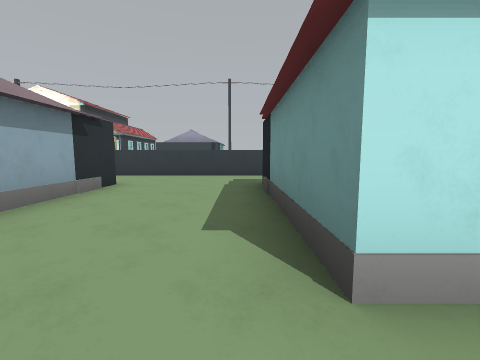
[1] (above)

21 first-person views from a walk through a 3-D level made in the Godot game engine. The camera is 1.3 m above the floor, tilts 6° down and sees 90° across. The floor is counted in squares, 2 m on a side. Each view is taken from the middle of a square. On the plan, view 1 faces up. The plan holds only what a view shows up to about 9 squares ahead; the rest is blank. The place goes on beyond the plan.

[2]
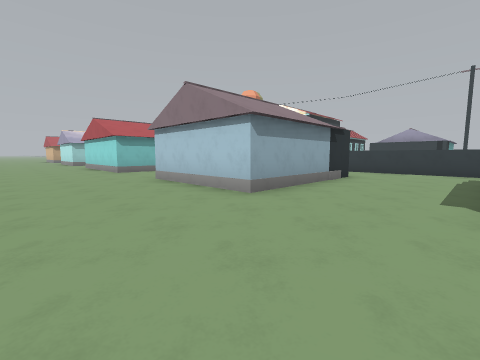

[3]
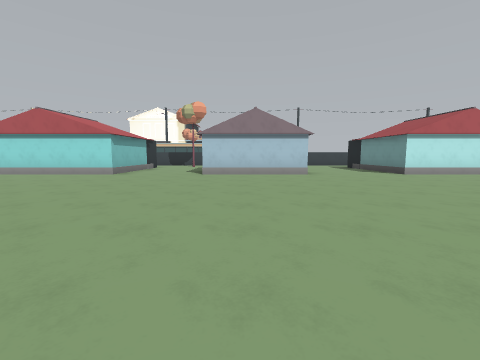

[4]
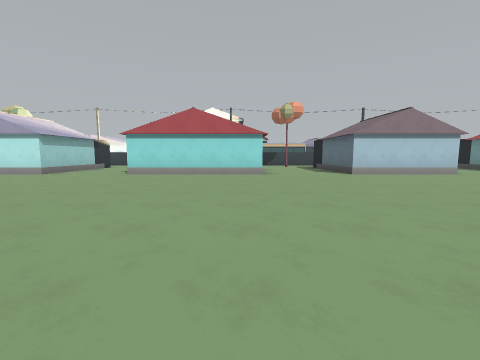

[5]
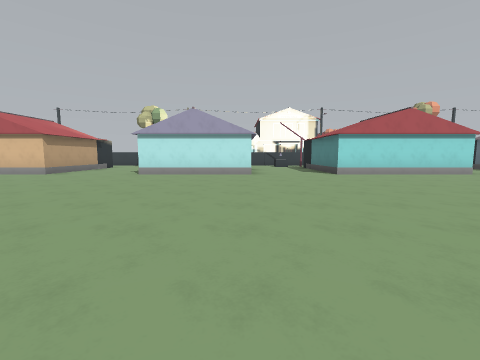

[6]
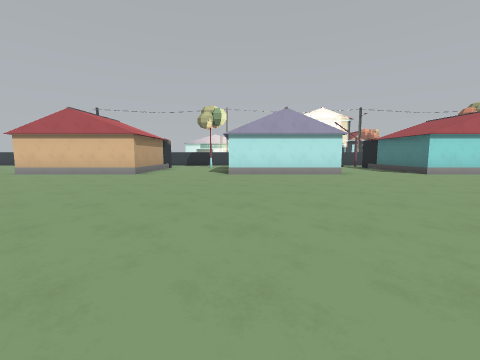

[7]
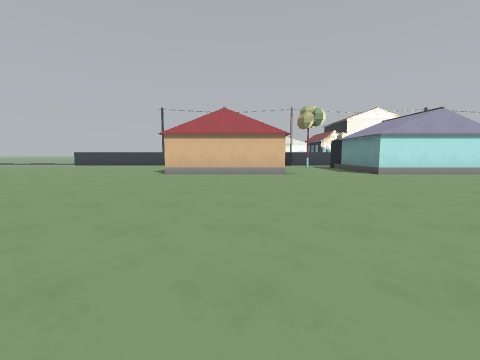

[8]
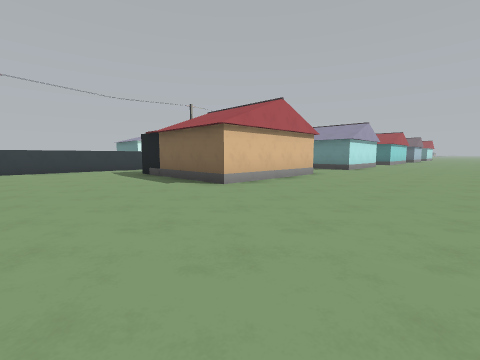

[9]
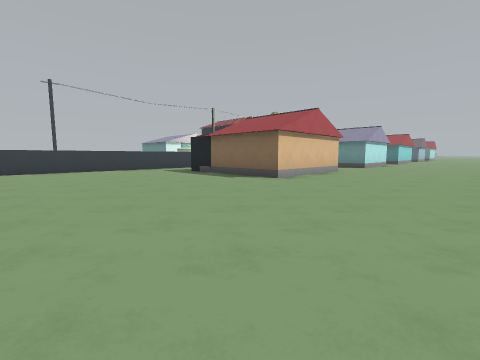

[10]
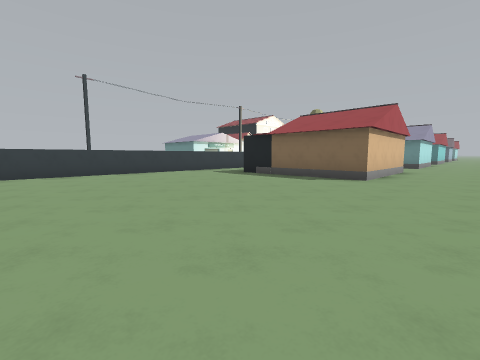

[11]
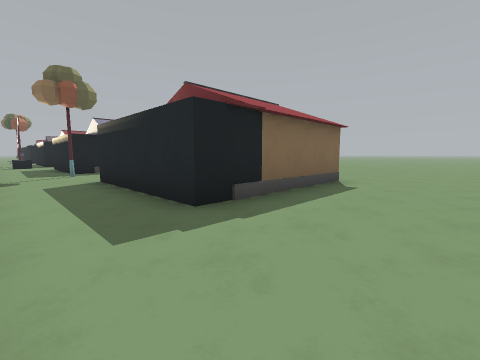

[12]
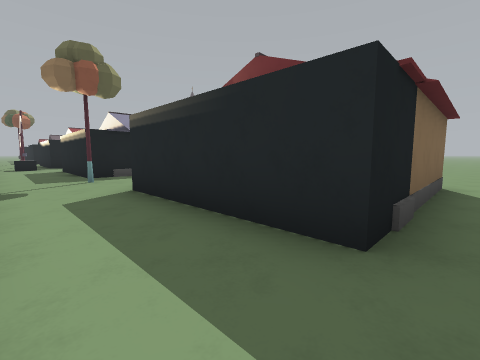

[13]
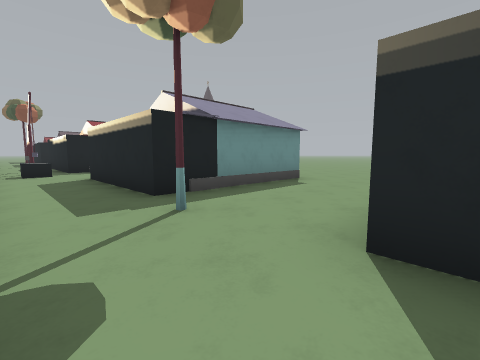

[14]
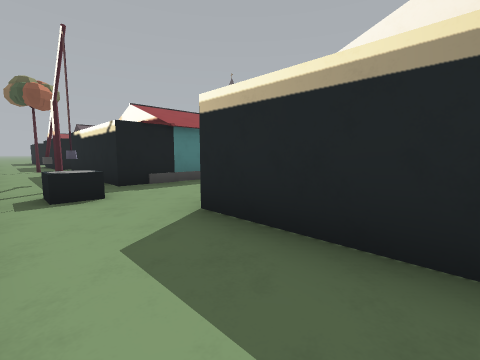

[15]
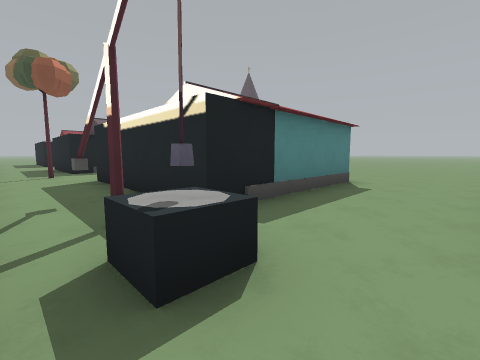

[16]
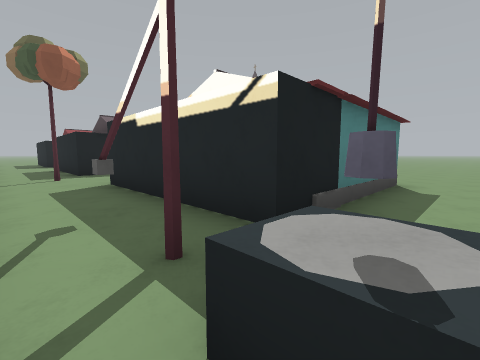

[17]
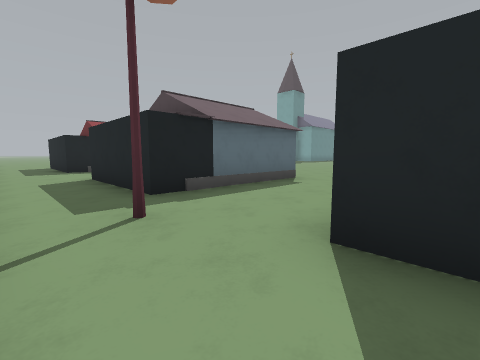

[18]
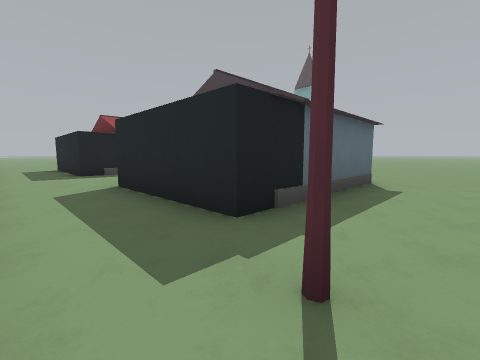

[19]
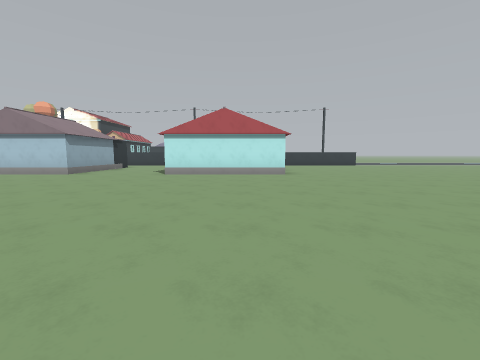

[20]
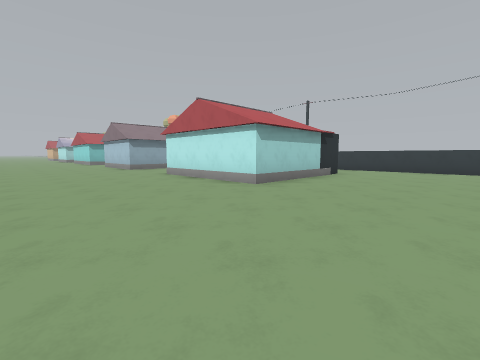

[21]
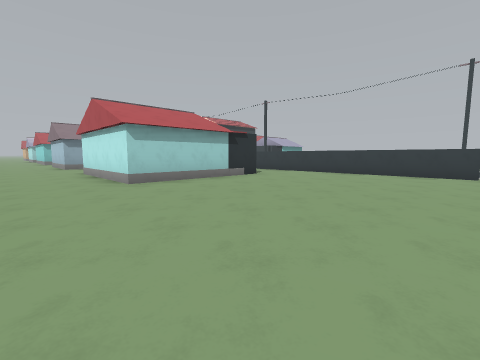

### Floor plan
Points are (right, up) in squares from view 1. A wall is a line through its corners. A room is listed if a view was taken in it or the views show most of it. See-through windows are left out.
Room 1 (views 1, 2, 3, 4, 5, 6, 7, 8, 9, 10, 11, 12, 13, 14, 15, 16, 17, 18, 19, 20, 21)
walls: (-9.2, 2.1) (-9.2, 1) (-13.8, 1) (-13.8, 5.3) (-9.2, 5.3); (-6.3, 1) (-6.3, 5.3) (-2.7, 5.3) (-2.7, 1) (-6.3, 1); (-16.6, 2.1) (-16.6, 1) (-20.4, 1) (-20.4, 5.3) (-16.6, 5.3); (-23.5, 2.1) (-23.5, 1) (-27.5, 1) (-27.5, 5.3) (-23.5, 5.3); (0.8, 7.5) (-4, 7.5); (4.5, 5.4) (4.5, 1) (0.5, 1) (0.5, 5.3) (3.1, 5.3); (-28.6, 7.5) (-34.1, 7.5); (10, 7.5) (5.8, 7.5)
low walls: (-15.1, 5.9) (-15.1, 6.6) (-14.4, 6.6)
ways out: opening at (11, 7.3)

Positions as (right, up) in squares from view 1, and headings:
1: (0, 0), facing up
2: (0, -2), facing up-left
3: (-5, -7), facing up
4: (-10, -7), facing up
5: (-17, -7), facing up
6: (-20, -7), facing up
7: (-25, -7), facing up
8: (-31, -3), facing up-right
9: (-33, -3), facing up-right
10: (-34, -1), facing up-right
11: (-30, 7), facing down-right
12: (-28, 7), facing down-right
13: (-24, 7), facing down-right
14: (-19, 7), facing down-right
15: (-16, 7), facing down-right
16: (-15, 7), facing down-right
17: (-10, 7), facing down-right
18: (-8, 7), facing down-right
19: (3, -7), facing up
20: (8, -3), facing up-left
21: (10, -1), facing up-left
